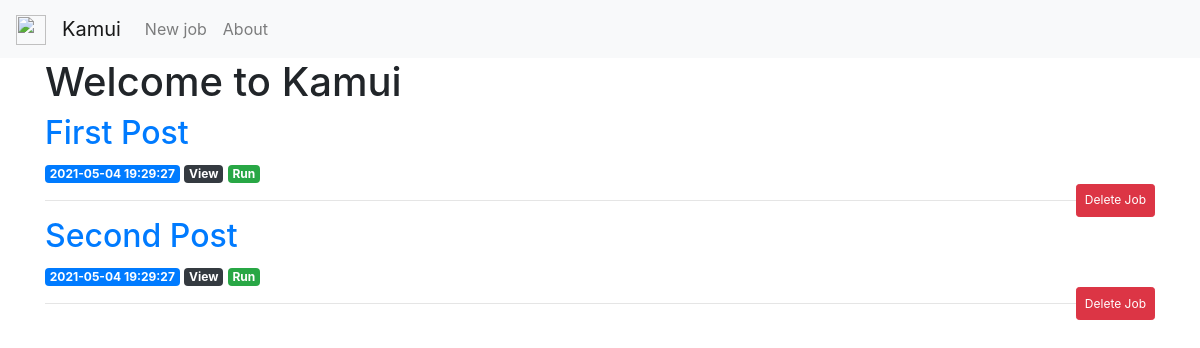
/, run on an earlier commit of the app's database.
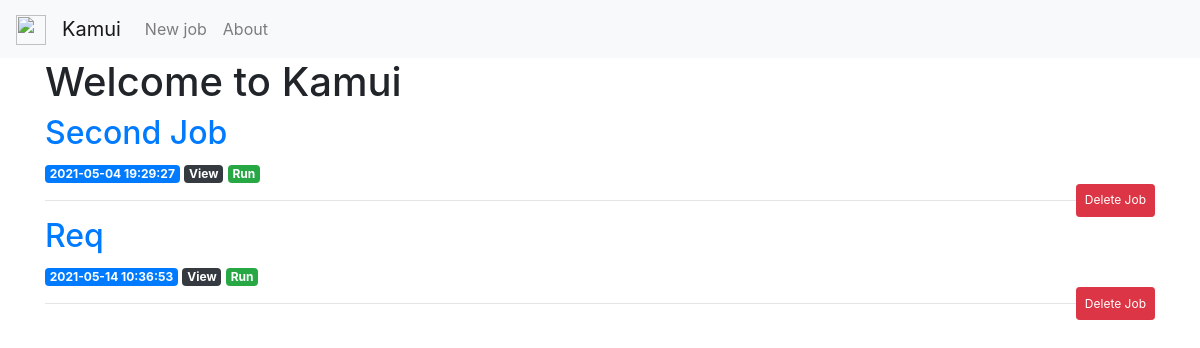
And on a later commit of the database.
### tables this page shows
CREATE TABLE posts (
    id INTEGER PRIMARY KEY AUTOINCREMENT,
    created TIMESTAMP NOT NULL DEFAULT CURRENT_TIMESTAMP,
    title TEXT NOT NULL,
    agent TEXT,
    content TEXT NOT NULL
);

### app.py (the view)
@app.route('/')
def index():
    conn = get_db_connection()
    posts = conn.execute('SELECT * FROM posts').fetchall()
    conn.close()
    return render_template('index.html', posts=posts)

### app.py (called while the page is built)
def get_db_connection():
    conn = sqlite3.connect('database.db')
    conn.row_factory = sqlite3.Row
    return conn

### templates/index.html
{% extends 'base.html' %}
    {% block content %}
        <h1>{% block title %} Welcome to Kamui {% endblock %}</h1>
        {% for post in posts %}
            <a href="{{ url_for('edit', id=post['id']) }}">
                <h2>{{ post['title'] }}</h2>
            </a>
            <span class="badge badge-primary">{{ post['created'] }}</span>
            <a href="{{ url_for('post', post_id=post['id']) }}">
                <span class="badge badge-dark">View</span>
            </a>
            <a href="{{ url_for('execute', id=post['id']) }}">
                <span class="badge badge-success">Run</span>
            </a>
            <form action="{{ url_for('delete', id=post['id']) }}" method="POST">
                <input type="submit" value="Delete Job" style="height:33px;font-size: 12px;float:right;"
                    class="btn btn-danger btn-sm" onclick="return confirm('Are you sure you want to delete this job?')">
            </form>
            <hr>
    {% endfor %}
{% endblock %}

What changed in the data, as far as the page shows it:
removed posts: title "First Post", created "2021-05-04 19:29:27"
changed posts: title "Second Post" → "Second Job"
added posts: title "Req", created "2021-05-14 10:36:53"
